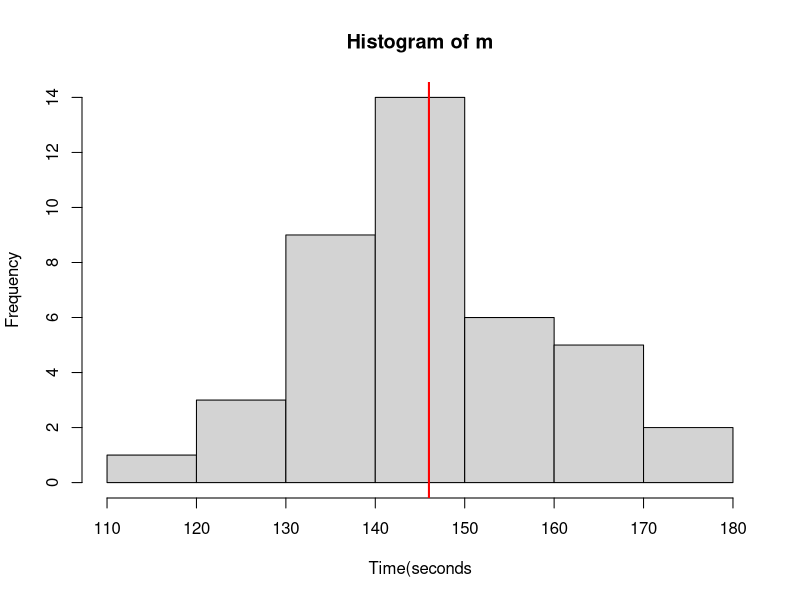
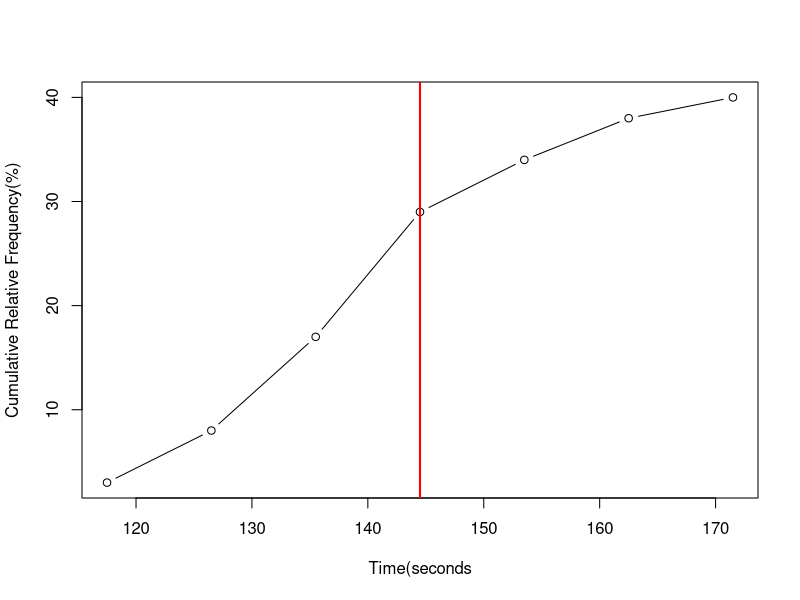

Recreate these plots in R, in order.
#PAGE=73
t1=c(118,127,136,145,154,163,172)
t2=c(126,135,144,153,162,171,180)
t=(t1+t2)/2
f=c(3,5,9,12,5,4,2)

m=c(119,125,126,128,132,135,135,135,136,138,138,140,140,142,142,144,144,145,145,146,146,147,147,148,149,150,150,152,153,154,156,157,158,161,163,164,165,168,173,176)

x11()
hist(m,xlab='Time(seconds',ylab='Frequency')
abline(v = median(m),
       col = "red",
       lwd = 2)

t1=t1-0.5
c1=cumsum(f)
x11()
plot(t1,c1,type='b',xlab='Time(seconds',ylab='Cumulative Relative Frequency(%)')
abline(v = median(t1),
       col = "red",
       lwd = 2)

m2=median(t1)
n2=9/4
n1=m2+n2
cat(n1,'s')
